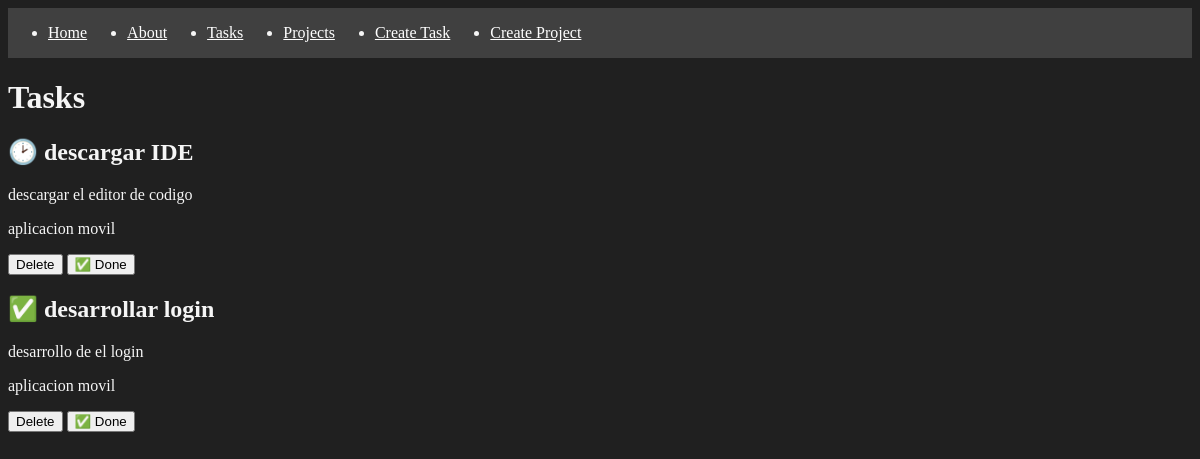
/tasks/, run on an earlier commit of the app's database.
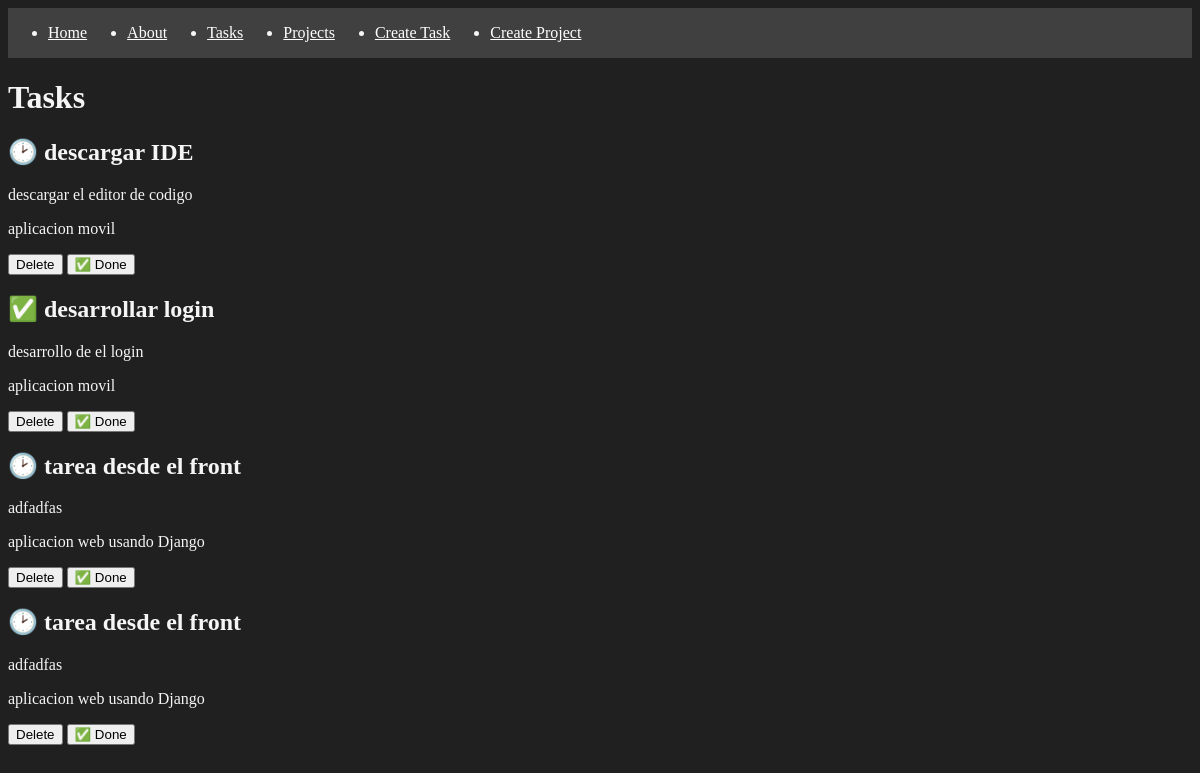
And on a later commit of the database.
### myapp/models.py (models this page shows, shortened)
class Task(models.Model):
    title = models.CharField(max_length=200)
    description = models.TextField()
    project = models.ForeignKey(Project, on_delete=models.CASCADE)
    done = models.BooleanField(default=False)

class Project(models.Model):
    name = models.CharField(max_length=200)

### myapp/views.py (the view)
# urls.py: path('tasks/', views.tasks, name='tasks'),
def tasks(request):
    tasks = Task.objects.all()
    return render(request, 'tasks/tasks.html', {
        'tasks': tasks
    })

### myapp/templates/tasks/tasks.html
{% extends 'layouts/base.html' %}
{% block content %}
<h1>Tasks</h1>
{% for task in tasks %}
<div>
    <h2>{% if task.done == False %}🕑{% else %}✅{% endif %}
    {{task.title}}</h2>
    <p>{{task.description}}</p>
    <p>{{task.project.name}}</p>
    <button>Delete</button>
    <button>✅ Done</button>
</div>
{% endfor %}
{% endblock %}

### myapp/templates/layouts/base.html (shortened to what this page needs)
{% load static %}
<!DOCTYPE html>
<html lang="en">
<head>
    <link rel="stylesheet" href="{% static 'styles/main.css' %}">
</head>
<body>
    <nav class="navbar">
        <ul>
            <li>
                <a href="{% url 'index' %}">Home</a>
            </li>
        </ul>
        <ul>
            <li>
                <a href="{% url 'about' %}">About</a>
            </li>
        </ul>
        <ul>
            <li>
                <a href="{% url 'tasks' %}">Tasks</a>
            </li>
        </ul>
        <ul>
            <li>
                <a href="{% url 'projects' %}">Projects</a>
            </li>
        </ul>
        <ul>
            <li>
                <a href="{% url 'create_task' %}">Create Task</a>
            </li>
        </ul>
        <ul>
            <li>
                <a href="{% url 'create_project' %}">Create Project</a>
            </li>
        </ul>
    </nav>
    {% block content %}
    {% endblock %}
</body>
</html>

### myapp/static/styles/main.css (style rules this page uses)
body { background: #202020; color: whitesmoke }
.navbar { display: flex; background: #404040; }
.navbar ul li a { color: white; }

What changed in the data, as far as the page shows it:
added Task: title "tarea desde el front", description "adfadfas", project.name "aplicacion web usando Django"
added Task: title "tarea desde el front", description "adfadfas", project.name "aplicacion web usando Django"
